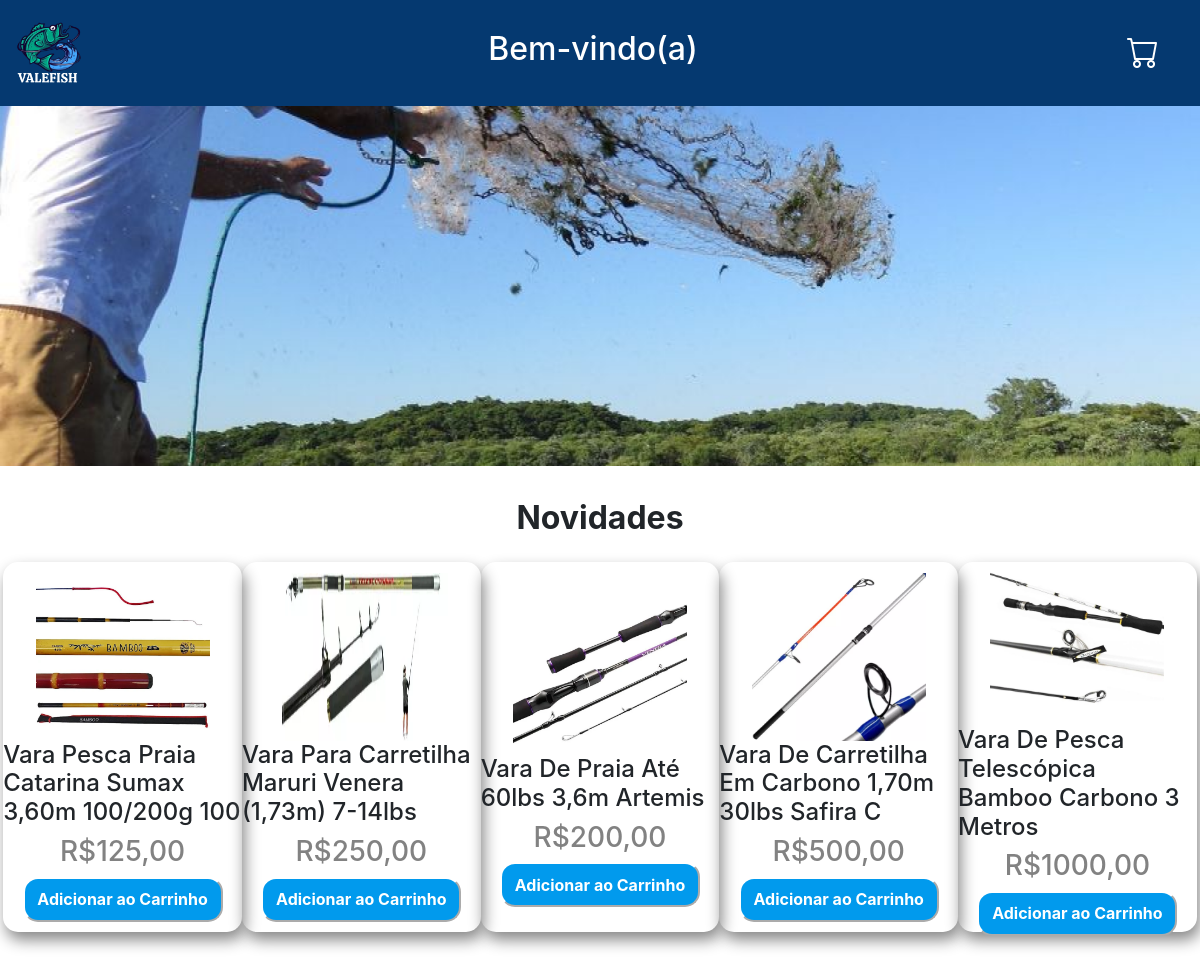
Screenshot of /trabalho_carrinho_de_compra/view/home.php (signed in) with the database file from the repository.
### tables this page shows
CREATE TABLE IF NOT EXISTS `produtos` (
  `cod_produtos` int(11) NOT NULL AUTO_INCREMENT,
  `nome_produtos` varchar(50) NOT NULL DEFAULT '0',
  `preco_produtos` varchar(50) NOT NULL DEFAULT '0',
  `imagem_produtos` varchar(50) NOT NULL DEFAULT '0',
  PRIMARY KEY (`cod_produtos`)
);

### trabalho_carrinho_de_compra/controller/funca-listar-produtos.php (the view)
<?php
    function funcaoProdutos(){
        include("../model/connect.php");
        $query = mysqli_query($conexao,"SELECT * FROM produtos ORDER BY cod_produtos DESC");
        while($exibe = mysqli_fetch_array($query)){
            echo "
        <div class='cardItens'>
            <form method='POST' action='' class='organizacaoForms'>
                <img src='./img/$exibe[3]' class='imgCards'>
                <h4>$exibe[1]</h4>
                <h3>R$$exibe[2],00</h3>
                <input type='hidden' name='cod_produtos' value='$exibe[0]'/>
                <button type='submit' name='produto_id' value='$exibe[1]' class='botaoadicionarcarrinho'>Adicionar ao Carrinho</button>
            </form>
        </div>";
        }
    };
?>

### trabalho_carrinho_de_compra/view/home.php (shortened to what this page needs)
<!DOCTYPE html>
<html lang="pt-br">
<head>
    <link rel="stylesheet" href="https://cdn.jsdelivr.net/npm/bootstrap@4.4.1/dist/css/bootstrap.min.css">
    <link rel="stylesheet" href="./css/styles.css" type="text/css">
    <link rel="stylesheet" href="https://cdn.jsdelivr.net/npm/bootstrap-icons@1.10.0/font/bootstrap-icons.css">
</head>
<body>
<nav class="navbar navbar-expand-sm navLoja">
  <div class="container-fluid">
    <span class="navbar-text"><img src='./img/logo_vale_fish.png' class="logoLoja"></span>
    <span class="navbar-text"><h2>Bem-vindo(a)</h2></span>
    <button type="button" class="menu-button" id="toggleMenu" style="background-color: transparent; border: none; resize: none; outline: none;"><i class="bi bi-cart iconCarrinho"></i>
    </button>
    <?php
        include("../controller/funca-listar-produtos.php");
    ?>
  </div>
</nav>
<img src='./img/img_decorativa.png' class="imgDecorativa">
<div class="divItens">
    <div class="divNovidades">Novidades</div>
    <div class="cardOrganizacoes">
        <?php funcaoProdutos() ?>
    </div>
</div>
</body>
</html>

### trabalho_carrinho_de_compra/view/css/styles.css (style rules this page uses)
.navLoja { background-color: #053970; display: flex; flex-direction: row; justify-content: center; }
.logoLoja { width: 70px; height: 70px; margin-left: -1rem; }
h2 { color: #fff; }
.iconCarrinho { font-size: 2rem; margin-right: -1rem; color: #fff; transition: transform 0.2s; }
.imgDecorativa { width: 100%; height: 360px; position: relative; }
.cardItens { width:250px; height: 370px; box-shadow: 3px 8px 15px #888888; display: flex; flex-direction: column; position: relative; justify-content: center; align-items: center; border-radius: 15px; top: 10px; }
.divItens { width: 100%; height: 495px; display: flex; flex-direction: column; padding: 0.2rem; box-shadow: 1px 1px 4px rgba(0, 0, 0, 0.5); justify-content: center; }
.imgCards { width: 174px; height: 168px; align-items: center; z-index: -1; }
h3 { color:#828282; }
.cardOrganizacoes { padding-top: 10px; width: 100%; height: 80%; display: flex; flex-direction: row; justify-content: space-around; }
.divNovidades { width: 100%; display: flex; justify-content: center; font-size: 32px; font-weight: bold; }
.botaoadicionarcarrinho { width: 200px; height: 45px; background-color: #019AED; color: #fff; border-color: #ffff; font-size: 16px; font-weight: bold; border-radius: 15px; }
.organizacaoForms { display: flex; align-items: center; flex-direction: column; }
.menu-button { margin: 20px; }

### rows the page displays
produtos: imagem_produtos (picture), nome_produtos "Vara Pesca Praia Catarina Sumax 3,60m 100/200g 100", preco_produtos "125"
produtos: imagem_produtos (picture), nome_produtos "Vara Para Carretilha Maruri Venera (1,73m) 7-14lbs", preco_produtos "250"
produtos: imagem_produtos (picture), nome_produtos "Vara De Praia Até 60lbs 3,6m Artemis", preco_produtos "200"
produtos: imagem_produtos (picture), nome_produtos "Vara De Carretilha Em Carbono 1,70m 30lbs Safira C", preco_produtos "500"
produtos: imagem_produtos (picture), nome_produtos "Vara De Pesca Telescópica Bamboo Carbono 3 Metros", preco_produtos "1000"
